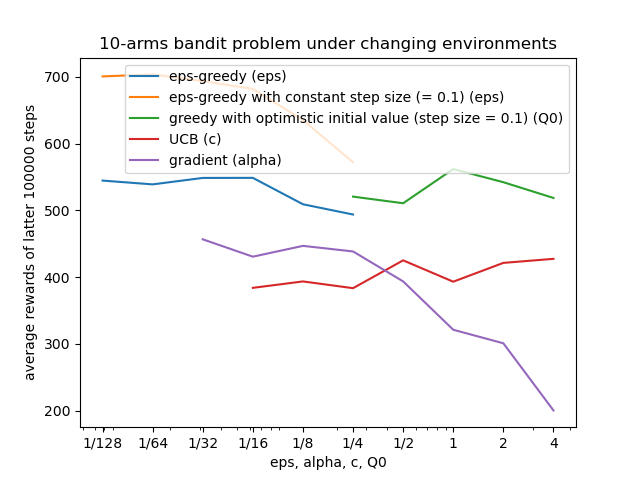

Here is the Python script that generated this plot:
# Experiments on the k-arms bandit problem
# The environment changes as time passes
# Compare four algorithms
# eps-greedy, constant-eps-greedy, constant-eps-greedy with optimistic initial value, UCB, gradient-bandit

import random
import numpy as np
import math
import matplotlib.pyplot as plt

def KArmsBandit(k: int, max_steps: int, algo: str, eps: float = 0.1, Q0: float = 1.0, c: float = 1.0, alpha: float = 0.1):
    """

    Args:
        k (int): the number of arms
        max_steps (int): max steps
        algo (str): "eps" or "constant" or "optimistic" or "ucb" or "gradient"
        eps (float): a parameter used when algo == "eps" or "constant"
        Q0 (float): a parameter used when algo == "optimistic"
        c (float): a parameter used when algo == "ucb"
        alpha (float): a parameter used when algo == "gradient"
    """

    # Initialize q*(a) (E[R|A=a])
    q_star = [1.0 for i in range(k)]

    # Initialize Q_t(a) (The estimate for q*(a))
    if(algo == "eps" or algo == "constant" or algo == "ucb"):
        Q_t = [0.0 for i in range(k)]
    elif(algo == "optimistic"):
        Q_t = [Q0 for i in range(k)]

    # The number of a particular action chosen
    if(algo == "eps" or algo == "ucb"):
        N_t = [0 for i in range(k)] 

    # H_t, reward_avg
    if(algo == "gradient"):
        H_t = [0.0 for i in range(k)]
        reward_avg = 0.0

    # Reward
    reward_sum = 0.0

    # Loop for max_steps times
    for t in range(max_steps):

        # Choose an action
        if(algo == "eps" or algo == "constant"):
            if(random.random() > eps):
                # Greedy
                maxQ_t = max(Q_t)
                maxIndex = [i for i, x in enumerate(Q_t) if x == maxQ_t]
                a = maxIndex[random.randint(0, len(maxIndex)-1)]
            else:
                # Random
                a = random.randint(0, k-1)
        elif(algo == "optimistic"):
            # Greedy
            maxQ_t = max(Q_t)
            maxIndex = [i for i, x in enumerate(Q_t) if x == maxQ_t]
            a = maxIndex[random.randint(0, len(maxIndex)-1)]
        elif(algo == "ucb"):
            nonzero_N_t = [max(nt, 0.00001) for nt in N_t]
            value = [qt + c * ((np.log(t+1) / nt)**0.5) for qt, nt in zip(Q_t, nonzero_N_t)]
            # Greedy
            maxval = max(value)
            maxIndex = [i for i, x in enumerate(value) if x == maxval]
            a = maxIndex[random.randint(0, len(maxIndex)-1)]
        elif(algo == "gradient"):
            maxH_t = max(H_t)
            e_H_t = [math.exp(ht - maxH_t) for ht in H_t]
            maxe_H_t = max(e_H_t)
            pi_t = [eht / maxe_H_t for eht in e_H_t]
            a = random.choices(list(range(k)), k=1, weights=pi_t)[0]

        # Receive a reward
        reward = random.normalvariate(q_star[a], 1.0)

        # History
        if(t >= max_steps / 2):
            reward_sum += reward

        # Update Q_t[a], N_t[a], H_t
        if(algo == "eps" or algo == "ucb"):
            N_t[a] += 1
            Q_t[a] += 1 / N_t[a] * (reward - Q_t[a])
        elif(algo == "constant" or algo == "optimistic"):
            Q_t[a] += 0.1 * (reward - Q_t[a])
        elif(algo == "gradient"):
            for i in range(k):
                if(i == a):
                    H_t[i] += alpha * (reward - reward_avg) * (1 - pi_t[i])
                else:
                    H_t[i] -= alpha * (reward - reward_avg) * pi_t[i]
            reward_avg = (reward_avg * t + reward) / (t + 1)

        # Update q_star
        for i in range(k):
            q_star[i] += random.normalvariate(0, 0.01)
    
    return reward_sum / (max_steps / 2)


def visualize():
    k = 10
    max_steps = 200000
    eps_avg = np.array([0.0, 0.0, 0.0, 0.0, 0.0, 0.0, np.nan, np.nan, np.nan, np.nan])
    constant_avg = np.array([0.0, 0.0, 0.0, 0.0, 0.0, 0.0, np.nan, np.nan, np.nan, np.nan])
    optimistic_avg = np.array([np.nan, np.nan, np.nan, np.nan, np.nan, 0.0, 0.0, 0.0, 0.0, 0.0])
    ucb_avg = np.array([np.nan, np.nan, np.nan, 0.0, 0.0, 0.0, 0.0, 0.0, 0.0, 0.0])
    gradient_avg = np.array([np.nan, np.nan, 0.0, 0.0, 0.0, 0.0, 0.0, 0.0, 0.0, 0.0])

    experiments_num = 100

    for i, eps in enumerate([1/128, 1/64, 1/32, 1/16, 1/8, 1/4]):
        for e in range(experiments_num):
            random.seed(e)
            eps_avg[i] += KArmsBandit(k, max_steps, "eps", eps=eps)
            if (e+1) % 10 == 0:
                print(f"eps: {e+1} / {experiments_num}")
        eps_avg[i] / experiments_num
    
    for i, eps in enumerate([1/128, 1/64, 1/32, 1/16, 1/8, 1/4]):
        for e in range(experiments_num):
            random.seed(e)
            constant_avg[i] += KArmsBandit(k, max_steps, "constant", eps=eps)
            if (e+1) % 10 == 0:
                print(f"constant: {e+1} / {experiments_num}")
        constant_avg[i] / experiments_num

    for i, Q0 in enumerate([1/4, 1/2, 1, 2, 4]):
        for e in range(experiments_num):
            random.seed(e)
            optimistic_avg[i+5] += KArmsBandit(k, max_steps, "optimistic", Q0=Q0)
            if (e+1) % 10 == 0:
                print(f"optimistic: {e+1} / {experiments_num}")
        optimistic_avg[i] / experiments_num

    for i, c in enumerate([1/16, 1/8, 1/4, 1/2, 1, 2, 4]):
        for e in range(experiments_num):
            random.seed(e)
            ucb_avg[i+3] += KArmsBandit(k, max_steps, "ucb", c=c)
            if (e+1) % 10 == 0:
                print(f"ucb: {e+1} / {experiments_num}")
        ucb_avg[i] / experiments_num

    for i, alpha in enumerate([1/32, 1/16, 1/8, 1/4, 1/2, 1, 2, 4]):
        for e in range(experiments_num):
            random.seed(e)
            gradient_avg[i+2] += KArmsBandit(k, max_steps, "gradient", alpha=alpha)
            if (e+1) % 10 == 0:
                print(f"gradient: {e+1} / {experiments_num}")
        gradient_avg[i] / experiments_num

    x = [1/128, 1/64, 1/32, 1/16, 1/8, 1/4, 1/2, 1, 2, 4]

    fig, ax = plt.subplots(1, 1)
    ax.set_title(f"{str(k)}-arms bandit problem under changing environments")
    ax.plot(x, eps_avg, label="eps-greedy (eps)")
    ax.plot(x, constant_avg, label="eps-greedy with constant step size (= 0.1) (eps)")
    ax.plot(x, optimistic_avg, label="greedy with optimistic initial value (step size = 0.1) (Q0)")
    ax.plot(x, ucb_avg, label="UCB (c)")
    ax.plot(x, gradient_avg, label="gradient (alpha)")
    ax.set_xlabel("eps, alpha, c, Q0")
    ax.set_ylabel("average rewards of latter 100000 steps")
    ax.set_xscale('log')
    ax.set_xticks([1/128, 1/64, 1/32, 1/16, 1/8, 1/4, 1/2, 1, 2, 4])
    ax.set_xticklabels(["1/128", "1/64", "1/32", "1/16", "1/8", "1/4", "1/2", "1", "2", "4"])
    ax.legend(loc="upper right")
    fig.savefig("Exercise2-11.png")


if __name__=="__main__":
    visualize()